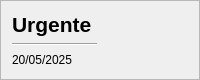
              <widget class="QFrame" name="frame_12">
               <property name="minimumSize">
                <size>
                 <width>0</width>
                 <height>80</height>
                </size>
               </property>
               <property name="maximumSize">
                <size>
                 <width>16777215</width>
                 <height>80</height>
                </size>
               </property>
               <property name="frameShape">
                <enum>QFrame::Shape::StyledPanel</enum>
               </property>
               <property name="frameShadow">
                <enum>QFrame::Shadow::Raised</enum>
               </property>
               <layout class="QHBoxLayout" name="horizontalLayout_7">
                <item>
                 <layout class="QVBoxLayout" name="verticalLayout_15">
                  <item>
                   <widget class="QLabel" name="lb_titulo_superior_categoria">
                    <property name="text">
                     <string>&lt;html&gt;&lt;head/&gt;&lt;body&gt;&lt;p&gt;&lt;span style=&quot; font-size:16pt; font-weight:700;&quot;&gt;Urgente&lt;/span&gt;&lt;/p&gt;&lt;/body&gt;&lt;/html&gt;</string>
                    </property>
                   </widget>
                  </item>
                  <item>
                   <widget class="Line" name="line">
                    <property name="minimumSize">
                     <size>
                      <width>0</width>
                      <height>0</height>
                     </size>
                    </property>
                    <property name="lineWidth">
                     <number>1</number>
                    </property>
                    <property name="orientation">
                     <enum>Qt::Orientation::Horizontal</enum>
                    </property>
                   </widget>
                  </item>
                  <item>
                   <widget class="QLabel" name="lb_data_titulo_superior">
                    <property name="text">
                     <string>20/05/2025</string>
                    </property>
                   </widget>
                  </item>
                 </layout>
                </item>
                <item alignment="Qt::AlignmentFlag::AlignRight">
                 <widget class="QPushButton" name="btn_add_task">
                  <property name="minimumSize">
                   <size>
                    <width>40</width>
                    <height>40</height>
                   </size>
                  </property>
                  <property name="maximumSize">
                   <size>
                    <width>40</width>
                    <height>40</height>
                   </size>
                  </property>
                  <property name="toolTip">
                   <string>&lt;html&gt;&lt;head/&gt;&lt;body&gt;&lt;p&gt;&lt;span style=&quot; color:#00007f;&quot;&gt;Nova Tarefa&lt;/span&gt;&lt;/p&gt;&lt;/body&gt;&lt;/html&gt;</string>
                  </property>
                  <property name="text">
                   <string/>
                  </property>
                  <property name="icon">
                   <iconset resource="../icons/icons.qrc">
                    <normaloff>:/imagens/add.png</normaloff>:/imagens/add.png</iconset>
                  </property>
                  <property name="iconSize">
                   <size>
                    <width>20</width>
                    <height>20</height>
                   </size>
                  </property>
                  <property name="checkable">
                   <bool>true</bool>
                  </property>
                  <property name="checked">
                   <bool>false</bool>
                  </property>
                  <property name="autoExclusive">
                   <bool>true</bool>
                  </property>
                  <property name="autoDefault">
                   <bool>true</bool>
                  </property>
                  <property name="flat">
                   <bool>true</bool>
                  </property>
                 </widget>
                </item>
               </layout>
              </widget>
